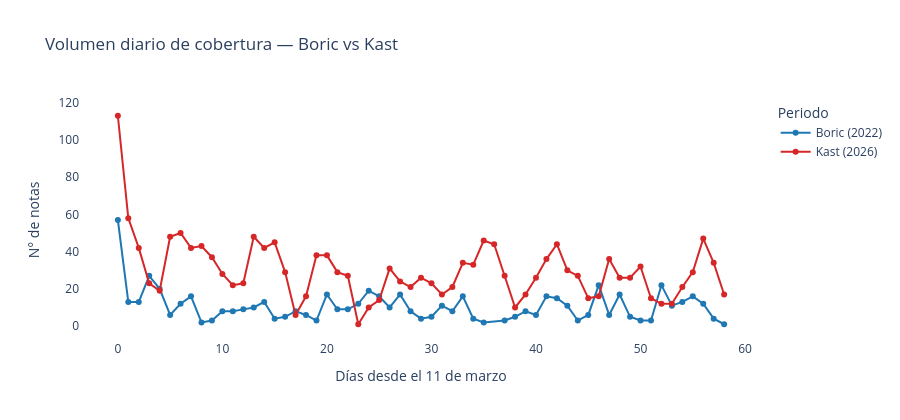

Notebook code for this chart:
### Code cell
# --- Gráfico 5: Volumen de cobertura por día y período ---
vol = (
    df.groupby(['Periodo', 'dia_mandato'])
    .size().reset_index(name='n')
)

fig5 = px.line(
    vol,
    x='dia_mandato', y='n', color='Periodo',
    markers=True,
    color_discrete_map=GROUP_COLORS,
    title='Volumen diario de cobertura — Boric vs Kast',
    labels={'dia_mandato': 'Días desde el 11 de marzo', 'n': 'N° de notas'},
)
fig5.update_layout(plot_bgcolor='white', height=420, hovermode='x unified')
fig5.write_image('volumen_gobierno.png', scale=2)
fig5.show()

### Figure 1 — Plotly figure (JSON) as saved in the notebook; plotly's stock layout.template omitted (floating-point values rounded to 4 significant figures)
{"data": [{"hovertemplate": "Periodo=Boric (2022)<br>Días desde el 11 de marzo=%{x}<br>N° de notas=%{y}<extra></extra>", "legendgroup": "Boric (2022)", "line": {"color": "#1f77b4", "dash": "solid"}, "marker": {"symbol": "circle"}, "mode": "lines+markers", "name": "Boric (2022)", "orientation": "v", "showlegend": true, "type": "scatter", "x": [0, 1, 2, 3, 4, 5, 6, 7, 8, 9, 10, 11, 12, 13, 14, 15, 16, 17, 18, 19, 20, 21, 22, 23, 24, 25, 26, 27, 28, 29, 30, 31, 32, 33, 34, 35, 37, 38, 39, 40, 41, 42, 43, 44, 45, 46, 47, 48, 49, 50, 51, 52, 53, 54, 55, 56, 57, 58], "xaxis": "x", "y": [57, 13, 13, 27, 20, 6, 12, 16, 2, 3, 8, 8, 9, 10, 13, 4, 5, 8, 6, 3, 17, 9, 9, 12, 19, 16, 10, 17, 8, 4, 5, 11, 8, 16, 4, 2, 3, 5, 8, 6, 16, 15, 11, 3, 6, 22, 6, 17, 5, 3, 3, 22, 11, 13, 16, 12, 4, 1], "yaxis": "y"}, {"hovertemplate": "Periodo=Kast (2026)<br>Días desde el 11 de marzo=%{x}<br>N° de notas=%{y}<extra></extra>", "legendgroup": "Kast (2026)", "line": {"color": "#d62728", "dash": "solid"}, "marker": {"symbol": "circle"}, "mode": "lines+markers", "name": "Kast (2026)", "orientation": "v", "showlegend": true, "type": "scatter", "x": [0, 1, 2, 3, 4, 5, 6, 7, 8, 9, 10, 11, 12, 13, 14, 15, 16, 17, 18, 19, 20, 21, 22, 23, 24, 25, 26, 27, 28, 29, 30, 31, 32, 33, 34, 35, 36, 37, 38, 39, 40, 41, 42, 43, 44, 45, 46, 47, 48, 49, 50, 51, 52, 53, 54, 55, 56, 57, 58], "xaxis": "x", "y": [113, 58, 42, 23, 19, 48, 50, 42, 43, 37, 28, 22, 23, 48, 42, 45, 29, 6, 16, 38, 38, 29, 27, 1, 10, 14, 31, 24, 21, 26, 23, 17, 21, 34, 33, 46, 44, 27, 10, 17, 26, 36, 44, 30, 27, 15, 16, 36, 26, 26, 32, 15, 12, 12, 21, 29, 47, 34, 17], "yaxis": "y"}], "layout": {"height": 420, "hovermode": "x unified", "legend": {"title": {"text": "Periodo"}, "tracegroupgap": 0}, "plot_bgcolor": "white", "title": {"text": "Volumen diario de cobertura — Boric vs Kast"}, "xaxis": {"anchor": "y", "domain": [0, 1], "title": {"text": "Días desde el 11 de marzo"}}, "yaxis": {"anchor": "x", "domain": [0, 1], "title": {"text": "N° de notas"}}}}
